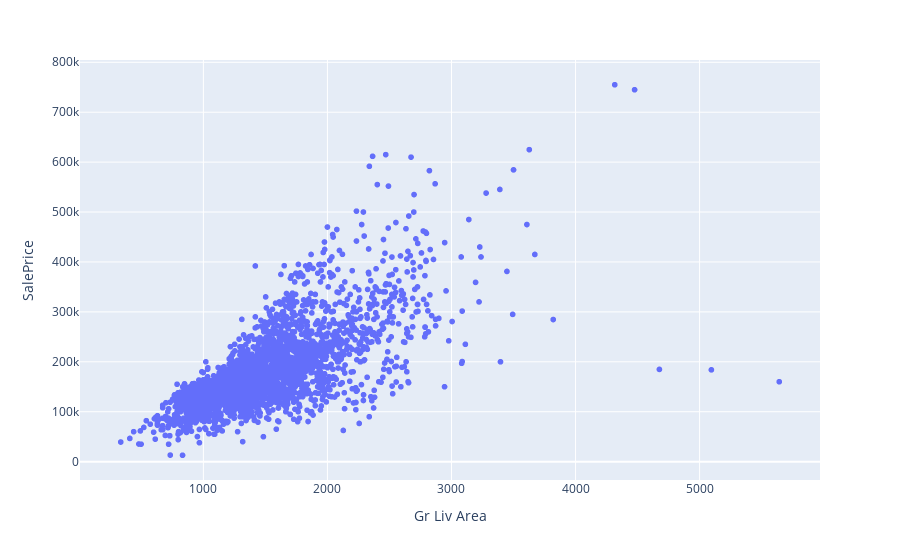

Notebook cell for this chart:
### Code cell
#Strong linear relationship between living area and saleprice
fig = px.scatter(df_train, x='Gr Liv Area', y='SalePrice')
fig.show()

### Figure 1 — Plotly figure (JSON) as saved in the notebook; plotly's stock layout.template omitted (floating-point values rounded to 4 significant figures; data arrays with more than 128 entries replaced by an {"elided": "..."} marker saying what was removed)
{"data": [{"hovertemplate": "Gr Liv Area=%{x}<br>SalePrice=%{y}<extra></extra>", "legendgroup": "", "marker": {"color": "#636efa", "symbol": "circle"}, "mode": "markers", "name": "", "showlegend": false, "type": "scattergl", "x": {"elided": "2930 int values"}, "xaxis": "x", "y": {"elided": "2930 int values"}, "yaxis": "y"}], "layout": {"autosize": true, "legend": {"tracegroupgap": 0}, "margin": {"t": 60}, "xaxis": {"anchor": "y", "autorange": true, "domain": [0, 1], "range": [17.92, 5958.0], "title": {"text": "Gr Liv Area"}, "type": "linear"}, "yaxis": {"anchor": "x", "autorange": true, "domain": [0, 1], "range": [-39840.0, 807600.0], "title": {"text": "SalePrice"}, "type": "linear"}}}
